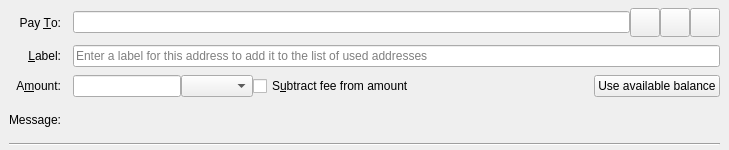
<?xml version="1.0" encoding="UTF-8"?>
<ui version="4.0">
 <class>SendCoinsEntry</class>
 <widget class="QStackedWidget" name="SendCoinsEntry">
  <property name="geometry">
   <rect>
    <x>0</x>
    <y>0</y>
    <width>729</width>
    <height>150</height>
   </rect>
  </property>
  <property name="focusPolicy">
   <enum>Qt::TabFocus</enum>
  </property>
  <property name="autoFillBackground">
   <bool>false</bool>
  </property>
  <widget class="QFrame" name="SendCoins">
   <property name="frameShape">
    <enum>QFrame::NoFrame</enum>
   </property>
   <layout class="QGridLayout" name="gridLayout">
    <property name="topMargin">
     <number>8</number>
    </property>
    <property name="bottomMargin">
     <number>4</number>
    </property>
    <property name="horizontalSpacing">
     <number>12</number>
    </property>
    <property name="verticalSpacing">
     <number>8</number>
    </property>
    <item row="0" column="0">
     <widget class="QLabel" name="payToLabel">
      <property name="text">
       <string>Pay &amp;To:</string>
      </property>
      <property name="alignment">
       <set>Qt::AlignRight|Qt::AlignTrailing|Qt::AlignVCenter</set>
      </property>
      <property name="buddy">
       <cstring>payTo</cstring>
      </property>
     </widget>
    </item>
    <item row="0" column="1">
     <layout class="QHBoxLayout" name="payToLayout">
      <property name="spacing">
       <number>0</number>
      </property>
      <item>
       <widget class="QValidatedLineEdit" name="payTo">
        <property name="toolTip">
         <string>The Crown address to send the payment to</string>
        </property>
       </widget>
      </item>
      <item>
       <widget class="QToolButton" name="addressBookButton">
        <property name="toolTip">
         <string>Choose previously used address</string>
        </property>
        <property name="text">
         <string/>
        </property>
        <property name="icon">
         <iconset resource="../crown.qrc">
          <normaloff>:/icons/address-book</normaloff>:/icons/address-book</iconset>
        </property>
        <property name="iconSize">
         <size>
          <width>22</width>
          <height>22</height>
         </size>
        </property>
        <property name="shortcut">
         <string>Alt+A</string>
        </property>
       </widget>
      </item>
      <item>
       <widget class="QToolButton" name="pasteButton">
        <property name="toolTip">
         <string>Paste address from clipboard</string>
        </property>
        <property name="text">
         <string/>
        </property>
        <property name="icon">
         <iconset resource="../crown.qrc">
          <normaloff>:/icons/editpaste</normaloff>:/icons/editpaste</iconset>
        </property>
        <property name="iconSize">
         <size>
          <width>22</width>
          <height>22</height>
         </size>
        </property>
        <property name="shortcut">
         <string>Alt+P</string>
        </property>
       </widget>
      </item>
      <item>
       <widget class="QToolButton" name="deleteButton">
        <property name="toolTip">
         <string>Remove this entry</string>
        </property>
        <property name="text">
         <string/>
        </property>
        <property name="icon">
         <iconset resource="../crown.qrc">
          <normaloff>:/icons/remove</normaloff>:/icons/remove</iconset>
        </property>
        <property name="iconSize">
         <size>
          <width>22</width>
          <height>22</height>
         </size>
        </property>
       </widget>
      </item>
     </layout>
    </item>
    <item row="1" column="0">
     <widget class="QLabel" name="labellLabel">
      <property name="text">
       <string>&amp;Label:</string>
      </property>
      <property name="alignment">
       <set>Qt::AlignRight|Qt::AlignTrailing|Qt::AlignVCenter</set>
      </property>
      <property name="buddy">
       <cstring>addAsLabel</cstring>
      </property>
     </widget>
    </item>
    <item row="1" column="1">
     <widget class="QLineEdit" name="addAsLabel">
      <property name="toolTip">
       <string>Enter a label for this address to add it to the list of used addresses</string>
      </property>
      <property name="placeholderText">
       <string>Enter a label for this address to add it to the list of used addresses</string>
      </property>
     </widget>
    </item>
    <item row="2" column="0">
     <widget class="QLabel" name="amountLabel">
      <property name="text">
       <string>A&amp;mount:</string>
      </property>
      <property name="alignment">
       <set>Qt::AlignRight|Qt::AlignTrailing|Qt::AlignVCenter</set>
      </property>
      <property name="buddy">
       <cstring>payAmount</cstring>
      </property>
     </widget>
    </item>
    <item row="2" column="1">
     <layout class="QHBoxLayout" name="horizontalLayoutAmount" stretch="0,0,1,0">
      <item>
       <widget class="CrownAmountField" name="payAmount">
        <property name="toolTip">
         <string>The amount to send in the selected unit</string>
        </property>
       </widget>
      </item>
      <item>
       <widget class="QComboBox" name="assetBox">
        <property name="toolTip">
         <string>Select Asset</string>
        </property>
       </widget>
      </item>
      <item>
       <widget class="QCheckBox" name="checkboxSubtractFeeFromAmount">
        <property name="toolTip">
         <string>The fee will be deducted from the amount being sent. The recipient will receive less crowns than you enter in the amount field. If multiple recipients are selected, the fee is split equally.</string>
        </property>
        <property name="text">
         <string>S&amp;ubtract fee from amount</string>
        </property>
       </widget>
      </item>
      <item>
       <widget class="QPushButton" name="useAvailableBalanceButton">
        <property name="text">
         <string>Use available balance</string>
        </property>
       </widget>
      </item>
     </layout>
    </item>
    <item row="3" column="0">
     <widget class="QLabel" name="messageLabel">
      <property name="text">
       <string>Message:</string>
      </property>
      <property name="alignment">
       <set>Qt::AlignRight|Qt::AlignTrailing|Qt::AlignVCenter</set>
      </property>
     </widget>
    </item>
    <item row="3" column="1">
     <widget class="QLabel" name="messageTextLabel">
      <property name="toolTip">
       <string>A message that was attached to the crown: URI which will be stored with the transaction for your reference. Note: This message will not be sent over the Crown network.</string>
      </property>
      <property name="textFormat">
       <enum>Qt::PlainText</enum>
      </property>
     </widget>
    </item>
    <item row="4" column="0" colspan="2">
     <widget class="Line" name="line">
      <property name="orientation">
       <enum>Qt::Horizontal</enum>
      </property>
     </widget>
    </item>
   </layout>
  </widget>
  <widget class="QFrame" name="SendCoins_UnauthenticatedPaymentRequest">
   <property name="palette">
    <palette>
     <active>
      <colorrole role="WindowText">
       <brush brushstyle="SolidPattern">
        <color alpha="255">
         <red>0</red>
         <green>0</green>
         <blue>0</blue>
        </color>
       </brush>
      </colorrole>
      <colorrole role="Button">
       <brush brushstyle="SolidPattern">
        <color alpha="255">
         <red>255</red>
         <green>255</green>
         <blue>127</blue>
        </color>
       </brush>
      </colorrole>
      <colorrole role="Light">
       <brush brushstyle="SolidPattern">
        <color alpha="255">
         <red>255</red>
         <green>255</green>
         <blue>255</blue>
        </color>
       </brush>
      </colorrole>
      <colorrole role="Midlight">
       <brush brushstyle="SolidPattern">
        <color alpha="255">
         <red>255</red>
         <green>255</green>
         <blue>191</blue>
        </color>
       </brush>
      </colorrole>
      <colorrole role="Dark">
       <brush brushstyle="SolidPattern">
        <color alpha="255">
         <red>127</red>
         <green>127</green>
         <blue>63</blue>
        </color>
       </brush>
      </colorrole>
      <colorrole role="Mid">
       <brush brushstyle="SolidPattern">
        <color alpha="255">
         <red>170</red>
         <green>170</green>
         <blue>84</blue>
        </color>
       </brush>
      </colorrole>
      <colorrole role="Text">
       <brush brushstyle="SolidPattern">
        <color alpha="255">
         <red>0</red>
         <green>0</green>
         <blue>0</blue>
        </color>
       </brush>
      </colorrole>
      <colorrole role="BrightText">
       <brush brushstyle="SolidPattern">
        <color alpha="255">
         <red>255</red>
         <green>255</green>
         <blue>255</blue>
        </color>
       </brush>
      </colorrole>
      <colorrole role="ButtonText">
       <brush brushstyle="SolidPattern">
        <color alpha="255">
         <red>0</red>
         <green>0</green>
         <blue>0</blue>
        </color>
       </brush>
      </colorrole>
      <colorrole role="Base">
       <brush brushstyle="SolidPattern">
        <color alpha="255">
         <red>255</red>
         <green>255</green>
         <blue>255</blue>
        </color>
       </brush>
      </colorrole>
      <colorrole role="Window">
       <brush brushstyle="SolidPattern">
        <color alpha="255">
         <red>255</red>
         <green>255</green>
         <blue>127</blue>
        </color>
       </brush>
      </colorrole>
      <colorrole role="Shadow">
       <brush brushstyle="SolidPattern">
        <color alpha="255">
         <red>0</red>
         <green>0</green>
         <blue>0</blue>
        </color>
       </brush>
      </colorrole>
      <colorrole role="AlternateBase">
       <brush brushstyle="SolidPattern">
        <color alpha="255">
         <red>255</red>
         <green>255</green>
         <blue>191</blue>
        </color>
       </brush>
      </colorrole>
      <colorrole role="ToolTipBase">
       <brush brushstyle="SolidPattern">
        <color alpha="255">
         <red>255</red>
         <green>255</green>
         <blue>220</blue>
        </color>
       </brush>
      </colorrole>
      <colorrole role="ToolTipText">
       <brush brushstyle="SolidPattern">
        <color alpha="255">
         <red>0</red>
         <green>0</green>
         <blue>0</blue>
        </color>
       </brush>
      </colorrole>
      <colorrole role="PlaceholderText">
       <brush brushstyle="NoBrush">
        <color alpha="128">
         <red>0</red>
         <green>0</green>
         <blue>0</blue>
        </color>
       </brush>
      </colorrole>
     </active>
     <inactive>
      <colorrole role="WindowText">
       <brush brushstyle="SolidPattern">
        <color alpha="255">
         <red>0</red>
         <green>0</green>
         <blue>0</blue>
        </color>
       </brush>
      </colorrole>
      <colorrole role="Button">
       <brush brushstyle="SolidPattern">
        <color alpha="255">
         <red>255</red>
         <green>255</green>
         <blue>127</blue>
        </color>
       </brush>
      </colorrole>
      <colorrole role="Light">
       <brush brushstyle="SolidPattern">
        <color alpha="255">
         <red>255</red>
         <green>255</green>
         <blue>255</blue>
        </color>
       </brush>
      </colorrole>
      <colorrole role="Midlight">
       <brush brushstyle="SolidPattern">
        <color alpha="255">
         <red>255</red>
         <green>255</green>
         <blue>191</blue>
        </color>
       </brush>
      </colorrole>
      <colorrole role="Dark">
       <brush brushstyle="SolidPattern">
        <color alpha="255">
         <red>127</red>
         <green>127</green>
         <blue>63</blue>
        </color>
       </brush>
      </colorrole>
      <colorrole role="Mid">
       <brush brushstyle="SolidPattern">
        <color alpha="255">
         <red>170</red>
         <green>170</green>
         <blue>84</blue>
        </color>
       </brush>
      </colorrole>
      <colorrole role="Text">
       <brush brushstyle="SolidPattern">
        <color alpha="255">
         <red>0</red>
         <green>0</green>
         <blue>0</blue>
        </color>
       </brush>
      </colorrole>
      <colorrole role="BrightText">
       <brush brushstyle="SolidPattern">
        <color alpha="255">
         <red>255</red>
         <green>255</green>
         <blue>255</blue>
        </color>
       </brush>
      </colorrole>
      <colorrole role="ButtonText">
       <brush brushstyle="SolidPattern">
        <color alpha="255">
         <red>0</red>
         <green>0</green>
         <blue>0</blue>
        </color>
       </brush>
      </colorrole>
      <colorrole role="Base">
       <brush brushstyle="SolidPattern">
        <color alpha="255">
         <red>255</red>
         <green>255</green>
         <blue>255</blue>
        </color>
       </brush>
      </colorrole>
      <colorrole role="Window">
       <brush brushstyle="SolidPattern">
        <color alpha="255">
         <red>255</red>
         <green>255</green>
         <blue>127</blue>
        </color>
       </brush>
      </colorrole>
      <colorrole role="Shadow">
       <brush brushstyle="SolidPattern">
        <color alpha="255">
         <red>0</red>
         <green>0</green>
         <blue>0</blue>
        </color>
       </brush>
      </colorrole>
      <colorrole role="AlternateBase">
       <brush brushstyle="SolidPattern">
        <color alpha="255">
         <red>255</red>
         <green>255</green>
         <blue>191</blue>
        </color>
       </brush>
      </colorrole>
      <colorrole role="ToolTipBase">
       <brush brushstyle="SolidPattern">
        <color alpha="255">
         <red>255</red>
         <green>255</green>
         <blue>220</blue>
        </color>
       </brush>
      </colorrole>
      <colorrole role="ToolTipText">
       <brush brushstyle="SolidPattern">
        <color alpha="255">
         <red>0</red>
         <green>0</green>
         <blue>0</blue>
        </color>
       </brush>
      </colorrole>
      <colorrole role="PlaceholderText">
       <brush brushstyle="NoBrush">
        <color alpha="128">
         <red>0</red>
         <green>0</green>
         <blue>0</blue>
        </color>
       </brush>
      </colorrole>
     </inactive>
     <disabled>
      <colorrole role="WindowText">
       <brush brushstyle="SolidPattern">
        <color alpha="255">
         <red>127</red>
         <green>127</green>
         <blue>63</blue>
        </color>
       </brush>
      </colorrole>
      <colorrole role="Button">
       <brush brushstyle="SolidPattern">
        <color alpha="255">
         <red>255</red>
         <green>255</green>
         <blue>127</blue>
        </color>
       </brush>
      </colorrole>
      <colorrole role="Light">
       <brush brushstyle="SolidPattern">
        <color alpha="255">
         <red>255</red>
         <green>255</green>
         <blue>255</blue>
        </color>
       </brush>
      </colorrole>
      <colorrole role="Midlight">
       <brush brushstyle="SolidPattern">
        <color alpha="255">
         <red>255</red>
         <green>255</green>
         <blue>191</blue>
        </color>
       </brush>
      </colorrole>
      <colorrole role="Dark">
       <brush brushstyle="SolidPattern">
        <color alpha="255">
         <red>127</red>
         <green>127</green>
         <blue>63</blue>
        </color>
       </brush>
      </colorrole>
      <colorrole role="Mid">
       <brush brushstyle="SolidPattern">
        <color alpha="255">
         <red>170</red>
         <green>170</green>
         <blue>84</blue>
        </color>
       </brush>
      </colorrole>
      <colorrole role="Text">
       <brush brushstyle="SolidPattern">
        <color alpha="255">
         <red>127</red>
         <green>127</green>
         <blue>63</blue>
        </color>
       </brush>
      </colorrole>
      <colorrole role="BrightText">
       <brush brushstyle="SolidPattern">
        <color alpha="255">
         <red>255</red>
         <green>255</green>
         <blue>255</blue>
        </color>
       </brush>
      </colorrole>
      <colorrole role="ButtonText">
       <brush brushstyle="SolidPattern">
        <color alpha="255">
         <red>127</red>
         <green>127</green>
         <blue>63</blue>
        </color>
       </brush>
      </colorrole>
      <colorrole role="Base">
       <brush brushstyle="SolidPattern">
        <color alpha="255">
         <red>255</red>
         <green>255</green>
         <blue>127</blue>
        </color>
       </brush>
      </colorrole>
      <colorrole role="Window">
       <brush brushstyle="SolidPattern">
        <color alpha="255">
         <red>255</red>
         <green>255</green>
         <blue>127</blue>
        </color>
       </brush>
      </colorrole>
      <colorrole role="Shadow">
       <brush brushstyle="SolidPattern">
        <color alpha="255">
         <red>0</red>
         <green>0</green>
         <blue>0</blue>
        </color>
       </brush>
      </colorrole>
      <colorrole role="AlternateBase">
       <brush brushstyle="SolidPattern">
        <color alpha="255">
         <red>255</red>
         <green>255</green>
         <blue>127</blue>
        </color>
       </brush>
      </colorrole>
      <colorrole role="ToolTipBase">
       <brush brushstyle="SolidPattern">
        <color alpha="255">
         <red>255</red>
         <green>255</green>
         <blue>220</blue>
        </color>
       </brush>
      </colorrole>
      <colorrole role="ToolTipText">
       <brush brushstyle="SolidPattern">
        <color alpha="255">
         <red>0</red>
         <green>0</green>
         <blue>0</blue>
        </color>
       </brush>
      </colorrole>
      <colorrole role="PlaceholderText">
       <brush brushstyle="NoBrush">
        <color alpha="128">
         <red>0</red>
         <green>0</green>
         <blue>0</blue>
        </color>
       </brush>
      </colorrole>
     </disabled>
    </palette>
   </property>
   <property name="toolTip">
    <string>This is an unauthenticated payment request.</string>
   </property>
   <property name="autoFillBackground">
    <bool>true</bool>
   </property>
   <property name="frameShape">
    <enum>QFrame::NoFrame</enum>
   </property>
   <layout class="QGridLayout" name="gridLayout_is">
    <property name="spacing">
     <number>12</number>
    </property>
    <item row="0" column="0">
     <widget class="QLabel" name="payToLabel_is">
      <property name="text">
       <string>Pay To:</string>
      </property>
      <property name="alignment">
       <set>Qt::AlignRight|Qt::AlignTrailing|Qt::AlignVCenter</set>
      </property>
     </widget>
    </item>
    <item row="0" column="1">
     <layout class="QHBoxLayout" name="payToLayout_is">
      <property name="spacing">
       <number>0</number>
      </property>
      <item>
       <widget class="QLabel" name="payTo_is"/>
      </item>
      <item>
       <widget class="QToolButton" name="deleteButton_is">
        <property name="toolTip">
         <string>Remove this entry</string>
        </property>
        <property name="text">
         <string/>
        </property>
        <property name="icon">
         <iconset resource="../crown.qrc">
          <normaloff>:/icons/remove</normaloff>:/icons/remove</iconset>
        </property>
       </widget>
      </item>
     </layout>
    </item>
    <item row="1" column="0">
     <widget class="QLabel" name="memoLabel_is">
      <property name="text">
       <string>Memo:</string>
      </property>
      <property name="alignment">
       <set>Qt::AlignRight|Qt::AlignTrailing|Qt::AlignVCenter</set>
      </property>
     </widget>
    </item>
    <item row="1" column="1">
     <widget class="QLabel" name="memoTextLabel_is">
      <property name="textFormat">
       <enum>Qt::PlainText</enum>
      </property>
     </widget>
    </item>
    <item row="2" column="0">
     <widget class="QLabel" name="amountLabel_is">
      <property name="text">
       <string>A&amp;mount:</string>
      </property>
      <property name="alignment">
       <set>Qt::AlignRight|Qt::AlignTrailing|Qt::AlignVCenter</set>
      </property>
      <property name="buddy">
       <cstring>payAmount_is</cstring>
      </property>
     </widget>
    </item>
    <item row="2" column="1">
     <widget class="CrownAmountField" name="payAmount_is">
      <property name="acceptDrops">
       <bool>false</bool>
      </property>
     </widget>
    </item>
   </layout>
  </widget>
  <widget class="QFrame" name="SendCoins_AuthenticatedPaymentRequest">
   <property name="palette">
    <palette>
     <active>
      <colorrole role="WindowText">
       <brush brushstyle="SolidPattern">
        <color alpha="255">
         <red>0</red>
         <green>0</green>
         <blue>0</blue>
        </color>
       </brush>
      </colorrole>
      <colorrole role="Button">
       <brush brushstyle="SolidPattern">
        <color alpha="255">
         <red>140</red>
         <green>232</green>
         <blue>119</blue>
        </color>
       </brush>
      </colorrole>
      <colorrole role="Light">
       <brush brushstyle="SolidPattern">
        <color alpha="255">
         <red>230</red>
         <green>255</green>
         <blue>224</blue>
        </color>
       </brush>
      </colorrole>
      <colorrole role="Midlight">
       <brush brushstyle="SolidPattern">
        <color alpha="255">
         <red>185</red>
         <green>243</green>
         <blue>171</blue>
        </color>
       </brush>
      </colorrole>
      <colorrole role="Dark">
       <brush brushstyle="SolidPattern">
        <color alpha="255">
         <red>70</red>
         <green>116</green>
         <blue>59</blue>
        </color>
       </brush>
      </colorrole>
      <colorrole role="Mid">
       <brush brushstyle="SolidPattern">
        <color alpha="255">
         <red>93</red>
         <green>155</green>
         <blue>79</blue>
        </color>
       </brush>
      </colorrole>
      <colorrole role="Text">
       <brush brushstyle="SolidPattern">
        <color alpha="255">
         <red>0</red>
         <green>0</green>
         <blue>0</blue>
        </color>
       </brush>
      </colorrole>
      <colorrole role="BrightText">
       <brush brushstyle="SolidPattern">
        <color alpha="255">
         <red>155</red>
         <green>255</green>
         <blue>147</blue>
        </color>
       </brush>
      </colorrole>
      <colorrole role="ButtonText">
       <brush brushstyle="SolidPattern">
        <color alpha="255">
         <red>0</red>
         <green>0</green>
         <blue>0</blue>
        </color>
       </brush>
      </colorrole>
      <colorrole role="Base">
       <brush brushstyle="SolidPattern">
        <color alpha="255">
         <red>119</red>
         <green>255</green>
         <blue>233</blue>
        </color>
       </brush>
      </colorrole>
      <colorrole role="Window">
       <brush brushstyle="SolidPattern">
        <color alpha="255">
         <red>140</red>
         <green>232</green>
         <blue>119</blue>
        </color>
       </brush>
      </colorrole>
      <colorrole role="Shadow">
       <brush brushstyle="SolidPattern">
        <color alpha="255">
         <red>0</red>
         <green>0</green>
         <blue>0</blue>
        </color>
       </brush>
      </colorrole>
      <colorrole role="AlternateBase">
       <brush brushstyle="SolidPattern">
        <color alpha="255">
         <red>197</red>
         <green>243</green>
         <blue>187</blue>
        </color>
       </brush>
      </colorrole>
      <colorrole role="NoRole">
       <brush brushstyle="SolidPattern">
        <color alpha="255">
         <red>125</red>
         <green>194</green>
         <blue>122</blue>
        </color>
       </brush>
      </colorrole>
      <colorrole role="ToolTipBase">
       <brush brushstyle="SolidPattern">
        <color alpha="255">
         <red>255</red>
         <green>255</green>
         <blue>220</blue>
        </color>
       </brush>
      </colorrole>
      <colorrole role="ToolTipText">
       <brush brushstyle="SolidPattern">
        <color alpha="255">
         <red>0</red>
         <green>0</green>
         <blue>0</blue>
        </color>
       </brush>
      </colorrole>
      <colorrole role="PlaceholderText">
       <brush brushstyle="NoBrush">
        <color alpha="128">
         <red>0</red>
         <green>0</green>
         <blue>0</blue>
        </color>
       </brush>
      </colorrole>
     </active>
     <inactive>
      <colorrole role="WindowText">
       <brush brushstyle="SolidPattern">
        <color alpha="255">
         <red>0</red>
         <green>0</green>
         <blue>0</blue>
        </color>
       </brush>
      </colorrole>
      <colorrole role="Button">
       <brush brushstyle="SolidPattern">
        <color alpha="255">
         <red>140</red>
         <green>232</green>
         <blue>119</blue>
        </color>
       </brush>
      </colorrole>
      <colorrole role="Light">
       <brush brushstyle="SolidPattern">
        <color alpha="255">
         <red>230</red>
         <green>255</green>
         <blue>224</blue>
        </color>
       </brush>
      </colorrole>
      <colorrole role="Midlight">
       <brush brushstyle="SolidPattern">
        <color alpha="255">
         <red>185</red>
         <green>243</green>
         <blue>171</blue>
        </color>
       </brush>
      </colorrole>
      <colorrole role="Dark">
       <brush brushstyle="SolidPattern">
        <color alpha="255">
         <red>70</red>
         <green>116</green>
         <blue>59</blue>
        </color>
       </brush>
      </colorrole>
      <colorrole role="Mid">
       <brush brushstyle="SolidPattern">
        <color alpha="255">
         <red>93</red>
         <green>155</green>
         <blue>79</blue>
        </color>
       </brush>
      </colorrole>
      <colorrole role="Text">
       <brush brushstyle="SolidPattern">
        <color alpha="255">
         <red>0</red>
         <green>0</green>
         <blue>0</blue>
        </color>
       </brush>
      </colorrole>
      <colorrole role="BrightText">
       <brush brushstyle="SolidPattern">
        <color alpha="255">
         <red>155</red>
         <green>255</green>
         <blue>147</blue>
        </color>
       </brush>
      </colorrole>
      <colorrole role="ButtonText">
       <brush brushstyle="SolidPattern">
        <color alpha="255">
         <red>0</red>
         <green>0</green>
         <blue>0</blue>
        </color>
       </brush>
      </colorrole>
      <colorrole role="Base">
       <brush brushstyle="SolidPattern">
        <color alpha="255">
         <red>119</red>
         <green>255</green>
         <blue>233</blue>
        </color>
       </brush>
      </colorrole>
      <colorrole role="Window">
       <brush brushstyle="SolidPattern">
        <color alpha="255">
         <red>140</red>
         <green>232</green>
         <blue>119</blue>
        </color>
       </brush>
      </colorrole>
      <colorrole role="Shadow">
       <brush brushstyle="SolidPattern">
        <color alpha="255">
         <red>0</red>
         <green>0</green>
         <blue>0</blue>
        </color>
       </brush>
      </colorrole>
      <colorrole role="AlternateBase">
       <brush brushstyle="SolidPattern">
        <color alpha="255">
         <red>197</red>
         <green>243</green>
         <blue>187</blue>
        </color>
       </brush>
      </colorrole>
      <colorrole role="NoRole">
       <brush brushstyle="SolidPattern">
        <color alpha="255">
         <red>125</red>
         <green>194</green>
         <blue>122</blue>
        </color>
       </brush>
      </colorrole>
      <colorrole role="ToolTipBase">
       <brush brushstyle="SolidPattern">
        <color alpha="255">
         <red>255</red>
         <green>255</green>
         <blue>220</blue>
        </color>
       </brush>
      </colorrole>
      <colorrole role="ToolTipText">
       <brush brushstyle="SolidPattern">
        <color alpha="255">
         <red>0</red>
         <green>0</green>
         <blue>0</blue>
        </color>
       </brush>
      </colorrole>
      <colorrole role="PlaceholderText">
       <brush brushstyle="NoBrush">
        <color alpha="128">
         <red>0</red>
         <green>0</green>
         <blue>0</blue>
        </color>
       </brush>
      </colorrole>
     </inactive>
     <disabled>
      <colorrole role="WindowText">
       <brush brushstyle="SolidPattern">
        <color alpha="255">
         <red>70</red>
         <green>116</green>
         <blue>59</blue>
        </color>
       </brush>
      </colorrole>
      <colorrole role="Button">
       <brush brushstyle="SolidPattern">
        <color alpha="255">
         <red>140</red>
         <green>232</green>
         <blue>119</blue>
        </color>
       </brush>
      </colorrole>
      <colorrole role="Light">
       <brush brushstyle="SolidPattern">
        <color alpha="255">
         <red>230</red>
         <green>255</green>
         <blue>224</blue>
        </color>
       </brush>
      </colorrole>
      <colorrole role="Midlight">
       <brush brushstyle="SolidPattern">
        <color alpha="255">
         <red>185</red>
         <green>243</green>
         <blue>171</blue>
        </color>
       </brush>
      </colorrole>
      <colorrole role="Dark">
       <brush brushstyle="SolidPattern">
        <color alpha="255">
         <red>70</red>
         <green>116</green>
         <blue>59</blue>
        </color>
       </brush>
      </colorrole>
      <colorrole role="Mid">
       <brush brushstyle="SolidPattern">
        <color alpha="255">
         <red>93</red>
         <green>155</green>
         <blue>79</blue>
        </color>
       </brush>
      </colorrole>
      <colorrole role="Text">
       <brush brushstyle="SolidPattern">
        <color alpha="255">
         <red>70</red>
         <green>116</green>
         <blue>59</blue>
        </color>
       </brush>
      </colorrole>
      <colorrole role="BrightText">
       <brush brushstyle="SolidPattern">
        <color alpha="255">
         <red>155</red>
         <green>255</green>
         <blue>147</blue>
        </color>
       </brush>
      </colorrole>
      <colorrole role="ButtonText">
       <brush brushstyle="SolidPattern">
        <color alpha="255">
         <red>70</red>
         <green>116</green>
         <blue>59</blue>
        </color>
       </brush>
      </colorrole>
      <colorrole role="Base">
       <brush brushstyle="SolidPattern">
        <color alpha="255">
         <red>140</red>
         <green>232</green>
         <blue>119</blue>
        </color>
       </brush>
      </colorrole>
      <colorrole role="Window">
       <brush brushstyle="SolidPattern">
        <color alpha="255">
         <red>140</red>
         <green>232</green>
         <blue>119</blue>
        </color>
       </brush>
      </colorrole>
      <colorrole role="Shadow">
       <brush brushstyle="SolidPattern">
        <color alpha="255">
         <red>0</red>
         <green>0</green>
         <blue>0</blue>
        </color>
       </brush>
      </colorrole>
      <colorrole role="AlternateBase">
       <brush brushstyle="SolidPattern">
        <color alpha="255">
         <red>140</red>
         <green>232</green>
         <blue>119</blue>
        </color>
       </brush>
      </colorrole>
      <colorrole role="NoRole">
       <brush brushstyle="SolidPattern">
        <color alpha="255">
         <red>125</red>
         <green>194</green>
         <blue>122</blue>
        </color>
       </brush>
      </colorrole>
      <colorrole role="ToolTipBase">
       <brush brushstyle="SolidPattern">
        <color alpha="255">
         <red>255</red>
         <green>255</green>
         <blue>220</blue>
        </color>
       </brush>
      </colorrole>
      <colorrole role="ToolTipText">
       <brush brushstyle="SolidPattern">
        <color alpha="255">
         <red>0</red>
         <green>0</green>
         <blue>0</blue>
        </color>
       </brush>
      </colorrole>
      <colorrole role="PlaceholderText">
       <brush brushstyle="NoBrush">
        <color alpha="128">
         <red>0</red>
         <green>0</green>
         <blue>0</blue>
        </color>
       </brush>
      </colorrole>
     </disabled>
    </palette>
   </property>
   <property name="toolTip">
    <string>This is an authenticated payment request.</string>
   </property>
   <property name="autoFillBackground">
    <bool>true</bool>
   </property>
   <property name="frameShape">
    <enum>QFrame::NoFrame</enum>
   </property>
   <layout class="QGridLayout" name="gridLayout_s">
    <property name="spacing">
     <number>12</number>
    </property>
    <item row="0" column="0">
     <widget class="QLabel" name="payToLabel_s">
      <property name="text">
       <string>Pay To:</string>
      </property>
      <property name="alignment">
       <set>Qt::AlignRight|Qt::AlignTrailing|Qt::AlignVCenter</set>
      </property>
     </widget>
    </item>
    <item row="0" column="1">
     <layout class="QHBoxLayout" name="payToLayout_s">
      <property name="spacing">
       <number>0</number>
      </property>
      <item>
       <widget class="QLabel" name="payTo_s">
        <property name="textFormat">
         <enum>Qt::PlainText</enum>
        </property>
       </widget>
      </item>
      <item>
       <widget class="QToolButton" name="deleteButton_s">
        <property name="toolTip">
         <string>Remove this entry</string>
        </property>
        <property name="text">
         <string/>
        </property>
        <property name="icon">
         <iconset resource="../crown.qrc">
          <normaloff>:/icons/remove</normaloff>:/icons/remove</iconset>
        </property>
       </widget>
      </item>
     </layout>
    </item>
    <item row="1" column="0">
     <widget class="QLabel" name="memoLabel_s">
      <property name="text">
       <string>Memo:</string>
      </property>
      <property name="alignment">
       <set>Qt::AlignRight|Qt::AlignTrailing|Qt::AlignVCenter</set>
      </property>
     </widget>
    </item>
    <item row="1" column="1">
     <widget class="QLabel" name="memoTextLabel_s">
      <property name="textFormat">
       <enum>Qt::PlainText</enum>
      </property>
     </widget>
    </item>
    <item row="2" column="0">
     <widget class="QLabel" name="amountLabel_s">
      <property name="text">
       <string>A&amp;mount:</string>
      </property>
      <property name="alignment">
       <set>Qt::AlignRight|Qt::AlignTrailing|Qt::AlignVCenter</set>
      </property>
      <property name="buddy">
       <cstring>payAmount_s</cstring>
      </property>
     </widget>
    </item>
    <item row="2" column="1">
     <widget class="CrownAmountField" name="payAmount_s">
      <property name="acceptDrops">
       <bool>false</bool>
      </property>
     </widget>
    </item>
   </layout>
  </widget>
 </widget>
 <customwidgets>
  <customwidget>
   <class>QValidatedLineEdit</class>
   <extends>QLineEdit</extends>
   <header>qt/qvalidatedlineedit.h</header>
  </customwidget>
  <customwidget>
   <class>CrownAmountField</class>
   <extends>QLineEdit</extends>
   <header>qt/crownamountfield.h</header>
  </customwidget>
 </customwidgets>
 <tabstops>
  <tabstop>payTo</tabstop>
  <tabstop>addressBookButton</tabstop>
  <tabstop>pasteButton</tabstop>
  <tabstop>deleteButton</tabstop>
  <tabstop>addAsLabel</tabstop>
  <tabstop>payAmount</tabstop>
  <tabstop>payAmount_is</tabstop>
  <tabstop>deleteButton_is</tabstop>
  <tabstop>payAmount_s</tabstop>
  <tabstop>deleteButton_s</tabstop>
 </tabstops>
 <resources>
  <include location="../crown.qrc"/>
 </resources>
 <connections/>
</ui>
